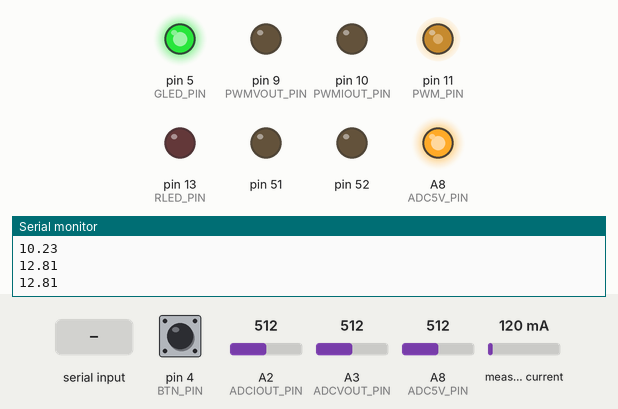
The sketch below on a simulated Arduino Mega 2560, built for the host (arithmetic inside an expression is 32-bit, double 64-bit). Shown: output pins drawn as LEDs (lit = HIGH), the last lines printed to the serial monitor. The inputs (shaded band) are chosen by the test bench; at power-on: pin 4 (BTN_PIN) HIGH, A2 (ADCIOUT_PIN) = 512, A3 (ADCVOUT_PIN) = 512, A8 (ADC5V_PIN) = 512, measured current 120 mA.

Above: at 2.2 s.
2.3 s: pin 4 (BTN_PIN) pulled LOW for 3.2 s
At 6.5 s:
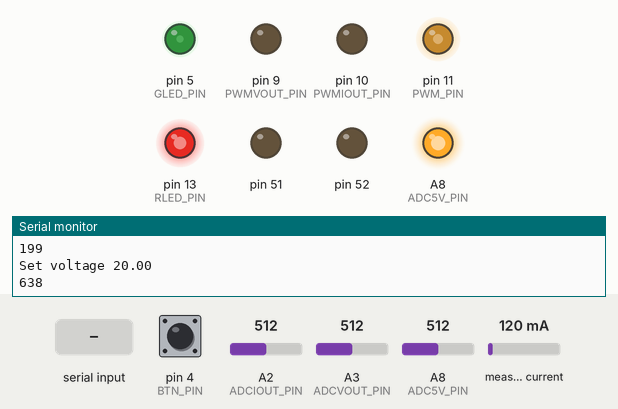
7.0 s: "V90\n" received over the second serial link
At 8.1 s:
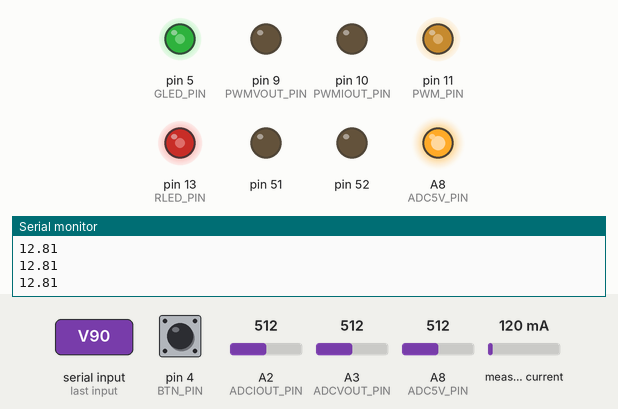
8.5 s: "V,45\n" received over the second serial link
At 9.8 s:
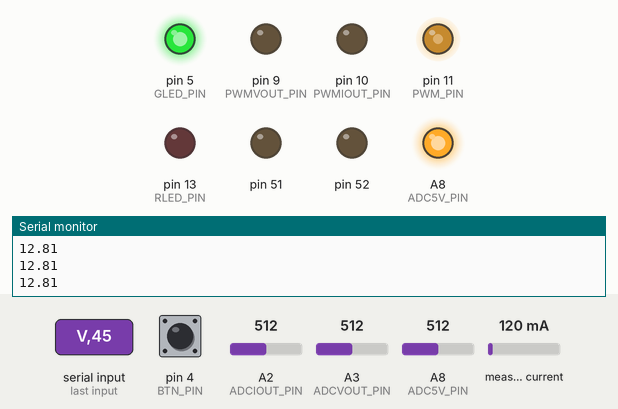
10.1 s: pin 4 (BTN_PIN) pulled LOW for 1 s
At 11.5 s:
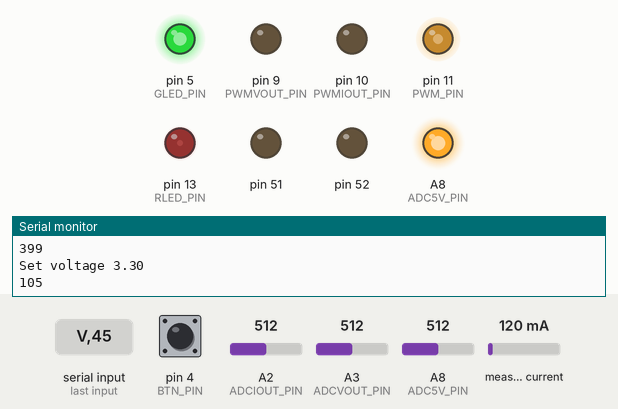
12.6 s: pin 4 (BTN_PIN) pulled LOW for 0.15 s
14.3 s: "V" received over the second serial link
At 14.9 s:
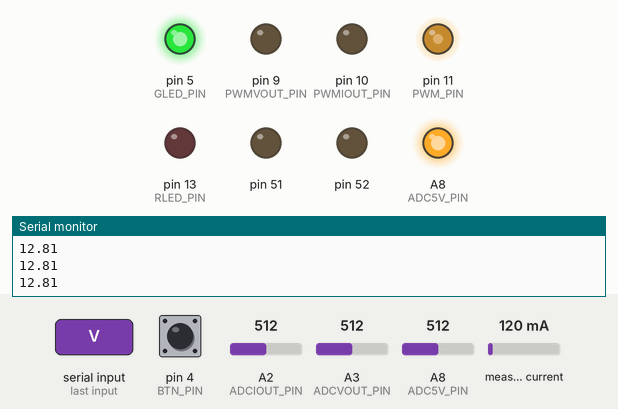
Timing chart, 0 to 16.9 s (numbered marks = the images above; inputs shaded):
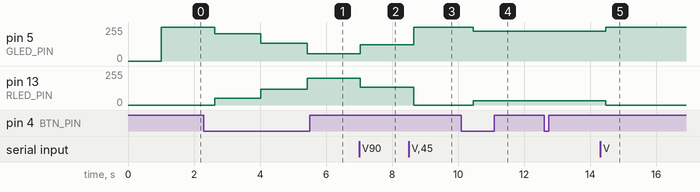

Measured:
- after the input at 2.3 s, pin 5 (GLED_PIN): 255/255 → 205/255 after 0.32 s, → 135/255 1.4 s later, → 55/255 1.4 s later; pin 13 (RLED_PIN): 0/255 → 50/255 after 0.32 s, → 120/255 1.4 s later, → 200/255 1.4 s later
- after the input at 7.0 s, pin 5 (GLED_PIN): 55/255 → 123/255 at once; pin 13 (RLED_PIN): 200/255 → 132/255 at once
- after the input at 8.5 s, pin 5 (GLED_PIN): 123/255 → 255/255 after 0.15 s; pin 13 (RLED_PIN): 132/255 → 0/255 after 0.15 s
- after the input at 10.1 s, pin 5 (GLED_PIN): 255/255 → 222/255 after 0.35 s; pin 13 (RLED_PIN): 0/255 → 33/255 after 0.35 s
- after the input at 14.3 s, pin 5 (GLED_PIN): 222/255 → 255/255 after 0.16 s; pin 13 (RLED_PIN): 33/255 → 0/255 after 0.16 s

The sketch:

Arduino.ino
```cpp
/* //==\\ ||\\  //||     //\\     ||===\\   ========  //==\\  ||    ||  ||===\\   ||===\\   ||        \\    //
 * ||     || \\// ||    //  \\    ||    ||     ||     ||      ||    ||  ||    ||  ||    ||  ||         \\  //
 * \\==\\ ||  \/  ||   //    \\   ||===//      ||     \\==\\  ||    ||  ||===//   ||===//   ||          \\//    ||\\//|| || ||\ || ||
 *     || ||      ||  //======\\  ||   \\      ||         ||  ||    ||  ||        ||        ||           //     || \/ || || || \\| ||
 * \\==// ||      || //        \\ ||    \\     ||     \\==//  \\====//  ||        ||        ||======    //      ||    || || ||  || ||
 *
 * Jeroen De Geeter
 * Thomas Van den Dries
 * github.com/ThomasVDD
 * ThomasVDD on Instructables
 *
 * Board: arduino micro
 * Programmer: AVR ISP / AVRISP MKII
 */

#include "communication.h"
#include "HardwareInterface.h"
#include "Message.h"

Communication mobile("serial1", 9600);
Communication pc("serial", 9600);
HardwareInterface hardwareInterface;

int presetPosition = 0;
float presetVoltages[4] = {3.3, 5, 12, 20};
float presetCurrents[4] = {500, 500, 1000, 500};

void setup() {
  Serial.begin(9600);
  Serial.println("SmartSupply Mini");
	//attachInterrupt(digitalPinToInterrupt(ISR_PIN), USB_ISR, RISING);
  hardwareInterface.setup();
	mobile.setup();
	pc.setup();
}

void loop() {
	Message message(hardwareInterface.getMeasuredVoltage(),
              		hardwareInterface.getMeasuredCurrent(),
              		hardwareInterface.checkCC(),
              		hardwareInterface.getOutputOn(),
              		hardwareInterface.getMaxPower());

	mobile.send(message);
	String messageR = mobile.read();

	if (messageR == "ON") {
		hardwareInterface.setOutputOn();
	}
	if (messageR == "OFF") {
  		hardwareInterface.setOutputOff();
	}
	if (messageR.startsWith("V")) {
  		hardwareInterface.setVoltage(messageR.substring(1).toFloat());
	}
	if (messageR.startsWith("I")) {
		hardwareInterface.setCurrent(messageR.substring(1).toFloat());
	}

	hardwareInterface.measureVoltage();
	hardwareInterface.measureCurrent();
	if(hardwareInterface.readButton()){
		presetPosition = (++presetPosition) % 4;
		hardwareInterface.setCurrent(min(presetCurrents[presetPosition],1000*hardwareInterface.getMaxPower()/presetVoltages[presetPosition]));
		hardwareInterface.setVoltage(presetVoltages[presetPosition]);
		delay(1000);
	}
	delay(200);
}

void USB_ISR(){
	hardwareInterface.overcurrentProtectionUSB();
}
```

Communication.cpp
```cpp
#include "Communication.h"

void Communication::setup() {
	if (serial == "serial1") {
		Serial1.begin(baudrate);
	} else {
		Serial.begin(baudrate);
	}
};

String Communication::read() {
	String readString = "";
	if (serial == "serial1") {
		while (Serial1.available()) {
    		char c = Serial1.read();         //gets one byte from serial buffer
    		readString += c;                //makes the string readString
    		delay(2);                       //slow looping to allow buffer to fill with next character
  		}
		//Serial1.println(message);
	} else {
		while (Serial.available()) {
    		char c = Serial.read();         //gets one byte from serial buffer
    		readString += c;                //makes the string readString
    		delay(2);                       //slow looping to allow buffer to fill with next character
  		}
		//Serial.println(message);
	}
	return readString;
};

void Communication::send(Message message) {
	if (serial == "serial1") {
		Serial1.println(message.getString());
	} else {
		Serial.println(message.getString());
	}
};

/*void Communication::sendVoltage(float voltage) {
    send(Message("Voltage", voltage));
};*/
```

Communication.h
```cpp
#ifndef Communication_h
#define Communication_h

#include "Arduino.h"
#include "Message.h"

class Communication {

public:

    Communication(String serialName, int baud) : serial(serialName), baudrate(baud) {}

    void setup();
    String read();
    void send(Message message);

private:
	String serial;
	int baudrate;

};

#endif
```

HardwareInterface.cpp
```cpp
#include "HardwareInterface.h"

#include <INA219.h>
#include <SPI.h>

INA219 ina219;

void HardwareInterface::setup() {
	SPI.begin();
	ina219.begin();
	ina219.setCalibration_320();
	analogReference(EXTERNAL);

	pinMode(CC1_PIN, INPUT);
	pinMode(CC2_PIN, INPUT);
	pinMode(GLED_PIN, OUTPUT);
	pinMode(RLED_PIN, OUTPUT);
	pinMode(PWM_PIN, OUTPUT);
	pinMode(ADC5V_PIN, INPUT);
	pinMode(BTN_PIN, INPUT_PULLUP);
	pinMode(TEMP_PIN, INPUT);
	pinMode(PGOOD_PIN, INPUT);
	pinMode(DPLUS_PIN, INPUT);
	pinMode(DMIN_PIN, INPUT);
	pinMode(PWMVOUT_PIN, OUTPUT);
	pinMode(PWMIOUT_PIN, OUTPUT);
	pinMode(ADCVOUT_PIN, INPUT);
	pinMode(ADCIOUT_PIN, INPUT);

	analogWrite(PWM_PIN, 128);
	calibratePowerSupply();
	setBoostConverter(0);
	checkUSB();
	lightLED();
}

float HardwareInterface::getMaxPower() {
	return maxPower;
}

float HardwareInterface::getMeasuredVoltage() {
	return voltageReading;
}

float HardwareInterface::getMeasuredCurrent() {
	return currentReading;
}

float HardwareInterface::getVoltage() {
	return voltageSetting;
}

float HardwareInterface::getCurrent() {
	return currentSetting;
}

void HardwareInterface::lightLED(){
	analogWrite(GLED_PIN, 255 - 10*getVoltage());
	analogWrite(RLED_PIN, 10*getVoltage());
}

bool HardwareInterface::readButton(){
	if(digitalRead(BTN_PIN) == LOW){
		delay(200); // debounce
		// short press
		if(digitalRead(BTN_PIN) == HIGH){
			outputOn = !outputOn;
			setVoltage(getVoltage());
			setCurrent(getCurrent());
			Serial.println("short press");
		}
		// long press
		else{
			Serial.println("preset");
			return true;
		}
	}
	return false;
}

void HardwareInterface::setVoltage(float voltage) {
	Serial.print("Set voltage ");
	Serial.println(voltage);
	voltageSetting = voltage;
	int setting = (int) (voltageSetting / supplyVoltage / VOLTAGE_AMPLIFICATION * MAX_REGISTER_VALUE);
	Serial.println(setting);
	if (outputOn) {
		analogWrite16(PWMVOUT_PIN, setting);
		setBoostConverter(voltage);
	}
	else{
		analogWrite16(PWMVOUT_PIN, 0);
		setBoostConverter(0);
	}
	lightLED();
}

void HardwareInterface::setCurrent(float current) {
	Serial.print("Set current ");
	Serial.println(current);
	currentSetting = current;
	int setting = (int) (0.001 * currentSetting / supplyVoltage / VOLTAGE_TO_CURRENT * MAX_REGISTER_VALUE);
	Serial.println(setting);
	if (outputOn){
		analogWrite16(PWMIOUT_PIN, (uint16_t)setting);
	}
	else{
		analogWrite16(PWMIOUT_PIN, 0);
	}
}

bool HardwareInterface::getOutputOn() {
	return outputOn;
}

void HardwareInterface::setOutputOn() {
	Serial.println("Power on");
	outputOn = true;
	setVoltage(getVoltage());
	setCurrent(getCurrent());
}

void HardwareInterface::setOutputOff() {
	Serial.println("Power off");
	outputOn = false;
	setVoltage(getVoltage());
  //setCurrent(getCurrent());
}

bool HardwareInterface::checkCC() {
	return currentReading >= currentSetting;
}

void HardwareInterface::calibratePowerSupply() {
	supplyVoltage = 0;
	// Taking average of 100 measuremnts
	for (int i=0; i<100; i++) {
		supplyVoltage += analogRead(ADC5V_PIN);
		delay(10);
	}
	supplyVoltage /= 100;
	// Convert to actual voltage
	supplyVoltage = supplyVoltage * VOLTAGE_REFERENCE * VOLTAGE_DIVIDER_SUPPLY / MAX_REGISTER_VALUE;
	// Setup PWM with procentual error
	setupPWM16(supplyVoltage / 5);
	// Configure pin as output for digital potmeter (only input while calibrating)
	pinMode(ADC5V_PIN, OUTPUT);
	digitalWrite(ADC5V_PIN, HIGH);
}

/* Configure digital pins 9 and 10 as 16-bit PWM outputs. */
void HardwareInterface::setupPWM16(float error) {
  DDRB |= _BV(PB1) | _BV(PB2);        /* set pins as outputs */
  TCCR1A = _BV(COM1A1) | _BV(COM1B1)  /* non-inverting PWM */
           | _BV(WGM11);              /* mode 14: fast PWM, TOP=ICR1 */
	TCCR1B = _BV(WGM13) | _BV(WGM12)
           | _BV(CS10);               /* no prescaling */
  ICR1 = error * MAX_REGISTER_VALUE;  /* TOP counter value = 1000; +/- 10 bit resolution @ 15 kHz*/
}

/* 16-bit version of analogWrite(). Works only on pins 9 and 10. */
void HardwareInterface::analogWrite16(uint8_t pin, uint16_t val)
{
	switch (pin) {
		case PWMVOUT_PIN:
		OCR1A = val; break;
		case PWMIOUT_PIN:
		OCR1B = val; break;
	}
}

/* Measure the voltage & average for lower noise */
void HardwareInterface::measureVoltage() {
	totalV = totalV - readingsV[readIndexV];      //subtract the last reading
	readingsV[readIndexV] = analogRead(ADCVOUT_PIN);  //read from the sensor
	totalV = totalV + readingsV[readIndexV];      //add the reading to the total
	readIndexV = readIndexV + 1;                  //advance to the next position in the array
	if (readIndexV >= numReadingsV) {             //if we're at the end of the array...
	  readIndexV = 0;                             //...wrap around to the beginning
}
	averageV = totalV / numReadingsV;             //calculate the average
	voltageReading = averageV * VOLTAGE_REFERENCE * VOLTAGE_DIVIDER_VOLTAGE / MAX_REGISTER_VALUE;     //map 1-2.048V range to corresponding value

	Serial.println(voltageReading);
}

/* Measure the current & average for lower noise*/
void HardwareInterface::measureCurrent() {
	totalA = totalA - readingsA[readIndexA];
	readingsA[readIndexA] = analogRead(ADCIOUT_PIN);
	totalA = totalA + readingsA[readIndexA];
	readIndexA = readIndexA + 1;
	if (readIndexA >= numReadingsA) {
		readIndexA = 0;
	}
	averageA = totalA / numReadingsA;
	realAverageA = averageA * VOLTAGE_REFERENCE * VOLTAGE_DIVIDER_CURRENT / MAX_REGISTER_VALUE;
  realAverageA = realAverageA * 1000; // A to mA


	// Measure the current with the INA219
	if (realAverageA < 300) {                      // current < 320 mA can be measured with INA219
		if (realAverageA < 20 && currentRange != 40) {
			currentRange = 40;
			ina219.setCalibration_40();
		}
		else if (realAverageA >= 20 && realAverageA < 50 && currentRange != 80) {
			currentRange = 80;
			ina219.setCalibration_80();
		}
		else if (realAverageA >= 50 && realAverageA < 150 && currentRange != 160) {
			currentRange = 160;
			ina219.setCalibration_160();
		}
		else if (realAverageA >= 150 && realAverageA < 320 && currentRange != 320) {
			currentRange = 320;
			ina219.setCalibration_320();
		}
		currentReading = 2*ina219.getCurrent_mA() - CALIBRATION_CURRENT; // Library for 1 Ohm resistor instead of 0.5 Ohm
		if (currentReading < 0) currentReading = 0;
	}
	else {
		currentReading = realAverageA - CALIBRATION_CURRENT;
		if (currentReading < 0) currentReading = 0;
	}
}

void HardwareInterface::setBoostConverter(float voltage) {
  //voltage += 2.5;
  int boostConverter = 0; // 0 - 255
  int potentiometer = 0;  // 0 - 10000
  // 7 - 25V
  if (voltage < 7){
  	potentiometer = 10000;
  	boostConverter = 0;
  }
  else{
  	potentiometer = (int)(2200/(0.176*voltage - 1)) - 620;
  	boostConverter = 255 - (potentiometer / 40);
  }

	SPI.setClockDivider(SPI_CLOCK_DIV8);   //ensure correct clockdivider
	digitalWrite(ADC5V_PIN, LOW);          //pull pin low to connect
	SPI.transfer(B00010011);               //let MCP41010 know we want to set the potentiometer
	SPI.transfer(boostConverter);          //send actual value
	digitalWrite(ADC5V_PIN, HIGH);         //pull pin high to disconnect
}

void HardwareInterface::checkUSB(){
  // measure pins
  float CC1 = analogRead(CC1_PIN) * VOLTAGE_REFERENCE / MAX_REGISTER_VALUE;
  float CC2 = analogRead(CC2_PIN) * VOLTAGE_REFERENCE / MAX_REGISTER_VALUE;
  float Dplus = analogRead(DPLUS_PIN) * VOLTAGE_DIVIDER_USB * VOLTAGE_REFERENCE / MAX_REGISTER_VALUE;
  float Dminus = analogRead(DMIN_PIN) * VOLTAGE_DIVIDER_USB * VOLTAGE_REFERENCE / MAX_REGISTER_VALUE;

  //check proprietary chargers
  if (checkVoltage(Dplus, 2) && checkVoltage(Dminus, 2)){
  	// low power: 500 mA
  	maxPower = 2;
  }
  else if (checkVoltage(Dplus, 2) && checkVoltage(Dminus, 2.7)){
  	// medium power: 1000 mA
  	maxPower = 4;
  }
  else if (checkVoltage(Dplus, 2.7) && checkVoltage(Dminus, 2)){
  	// high power: 2100 mA
  	maxPower = 8;
  }
  else if (checkVoltage(Dplus, 2.7) && checkVoltage(Dminus, 2.7)){
    // high power: 2100 mA
    maxPower = 8;
  }
  else{
    maxPower = 5;
  }
  // Maximum USB C power
  if (CC1 >= 1.5 || CC2 >= 1.5){
    maxPower = 12;
  }
  Serial.print("Maximum Power: ");
  Serial.println(maxPower);
}

bool HardwareInterface::checkVoltage(float pin, float value){
	return (pin < (value + 0.2) && pin > (value - 0.2));
}

void HardwareInterface::overcurrentProtectionUSB(){
	// check set power
	float powerset = getVoltage() * getCurrent() * 1000;
	// adjust max power to be 1W less than the set power
	maxPower = (int)powerset - 1;
	// adjust set current to obey the maxPower
	setCurrent(1000*maxPower/getVoltage());
	Serial.println("==================================================");
}
```

HardwareInterface.h
```cpp
#ifndef HardwareInterface_h
#define HardwareInterface_h

#include "Arduino.h"

#define CC1_PIN A11
#define CC2_PIN A7
#define GLED_PIN 5
#define RLED_PIN 13
#define PWM_PIN 11
#define ADC5V_PIN A8
#define BTN_PIN 4
#define TEMP_PIN A5
#define PGOOD_PIN A4
#define DPLUS_PIN A1
#define DMIN_PIN A0
#define PWMVOUT_PIN 9
#define PWMIOUT_PIN 10
#define ADCVOUT_PIN A3
#define ADCIOUT_PIN A2
#define ISR_PIN 7

#define VOLTAGE_REFERENCE 2.56
#define VOLTAGE_DIVIDER_VOLTAGE 10
#define VOLTAGE_AMPLIFICATION 5
#define VOLTAGE_DIVIDER_CURRENT 0.4
#define VOLTAGE_TO_CURRENT 0.2 //5V = 1A ==> *0.2
#define VOLTAGE_DIVIDER_SUPPLY 5
#define VOLTAGE_DIVIDER_USB 3

#define MAX_REGISTER_VALUE 1023

#define CALIBRATION_CURRENT 2

class HardwareInterface {

public:

	HardwareInterface() {}

	void setup();

	float getMaxPower();
	float getVoltage();
	float getCurrent();
	float getMeasuredCurrent();
	float getMeasuredVoltage();
	bool getOutputOn();

	void setVoltage(float);
	void setCurrent(float);
	void setOutputOn();
	void setOutputOff();

	bool checkCC();
	bool readButton();

	void measureVoltage();
	void measureCurrent();
	void overcurrentProtectionUSB();

private:
	float voltageSetting = 0;
	float currentSetting = 500;
	float voltageReading = 0;
	float currentReading = 0;

	float supplyVoltage = 0;

	bool outputOn = false;
	int maxPower = 12;

	void calibratePowerSupply();
	void setupPWM16(float);
	void analogWrite16(uint8_t, uint16_t);

	void setBoostConverter(float);
	void checkUSB();
	bool checkVoltage(float, float);
	void lightLED();

	/* averages for voltage and current */
	const int numReadingsV = 5;        // number of readings to be averaged
	int readingsV[20] = {0};        	// the readings from the analog input
	int readIndexV = 0;                 // the index of the current reading
	int totalV = 0;                     // the running total
	float averageV = 0;                 // the average
	float realAverageV = 0;             // the remapped average

	const int numReadingsA = 5;
	int readingsA[20] = {0};
	int readIndexA = 0;
	int totalA = 0;
	float averageA = 0;
	float realAverageA = 0;

	float finalA = 0;                   // holds the most accurate current measurement to be displayed
	int currentRange = 320;             // the range of the current measurement, initialized at 320 mA
};

#endif
```

Message.cpp
```cpp
#include "Message.h"

String Message::getString() {
	String result = "";
	result += delimiter;
	result += voltage + delimiter;
	result += current + delimiter;
	result += (isCC ? "CC" : "CV") + delimiter;
	result += (isOn ? "ON" : "OFF") + delimiter;
	result += maxPower + delimiter;
    return result;
};
```

Message.h
```cpp
#ifndef Message_h
#define Message_h

#include "Arduino.h"

class Message {

public:

    Message(float voltage, float current, bool isCC, bool isOn, float maxPower) :
    	voltage(voltage), current(current), isCC(isCC), isOn(isOn), maxPower(maxPower) {}

    String getString();

private:
	const String delimiter = ">";

	float voltage;
	float current;
	bool isCC;
	bool isOn;
	float maxPower;

};

#endif


/*//Message(String operation, float value) : operation(operation), value(value) {}*/
//Message(String operation, float value) : operation(operation), value(value) {}
```
